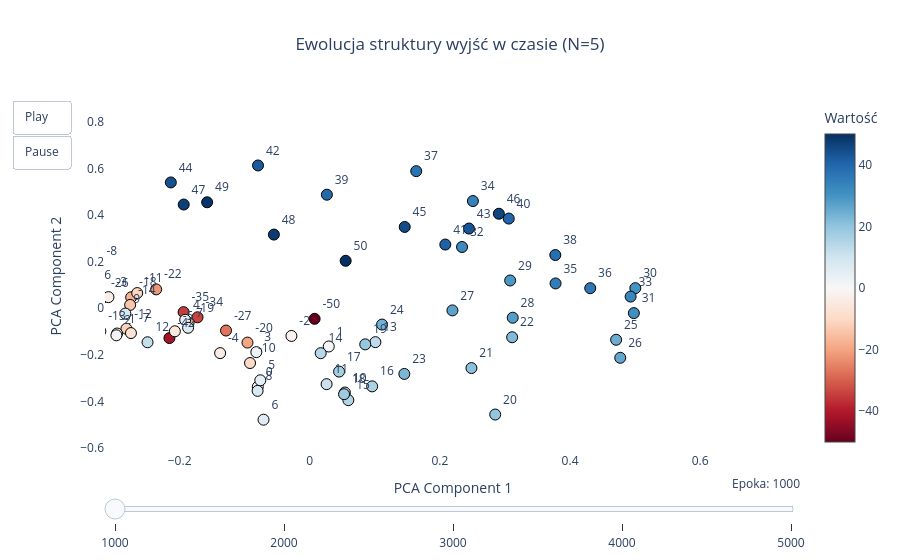

The cell this chart's notebook holds for it:
### Code cell
analizowane_epoki = [ 1000, 2000, 3000, 4000, 5000, 10000, 15000]

animate_weight_evolution(model, N=5, epochs_list=analizowane_epoki, head_idx=0)

### Figure 1 — Plotly figure (JSON) as saved in the notebook; plotly's stock layout.template omitted (floating-point values rounded to 4 significant figures)
{"data": [{"marker": {"color": [-50, -42, -35, -34, -28, -27, -26, -22, -21, -20, -19, -18, -16, -14, -13, -12, -11, -10, -8, -7, -6, -5, -4, -3, -2, -1, 0, 1, 2, 3, 4, 5, 6, 7, 8, 9, 10, 11, 12, 13, 14, 15, 16, 17, 18, 19, 20, 21, 22, 23, 24, 25, 26, 27, 28, 29, 30, 31, 32, 33, 34, 35, 36, 37, 38, 39, 40, 41, 42, 43, 44, 45, 46, 47, 48, 49, 50], "colorbar": {"title": {"text": "Wartość"}}, "colorscale": [[0, "rgb(103,0,31)"], [0.1, "rgb(178,24,43)"], [0.2, "rgb(214,96,77)"], [0.3, "rgb(244,165,130)"], [0.4, "rgb(253,219,199)"], [0.5, "rgb(247,247,247)"], [0.6, "rgb(209,229,240)"], [0.7, "rgb(146,197,222)"], [0.8, "rgb(67,147,195)"], [0.9, "rgb(33,102,172)"], [1, "rgb(5,48,97)"]], "line": {"color": "Black", "width": 1}, "showscale": true, "size": 11}, "mode": "markers+text", "text": ["-50", "-42", "-35", "-34", "-28", "-27", "-26", "-22", "-21", "-20", "-19", "-18", "-16", "-14", "-13", "-12", "-11", "-10", "-8", "-7", "-6", "-5", "-4", "-3", "-2", "-1", "0", "1", "2", "3", "4", "5", "6", "7", "8", "9", "10", "11", "12", "13", "14", "15", "16", "17", "18", "19", "20", "21", "22", "23", "24", "25", "26", "27", "28", "29", "30", "31", "32", "33", "34", "35", "36", "37", "38", "39", "40", "41", "42", "43", "44", "45", "46", "47", "48", "49", "50"], "textposition": "top right", "type": "scatter", "x": [0.007467, -0.2156, -0.1939, -0.1725, -0.3923, -0.1287, -0.3177, -0.236, -0.3805, -0.0957, -0.1861, -0.2744, -0.3446, -0.276, -0.3218, -0.2818, -0.2652, -0.09176, -0.3245, -0.2748, -0.3445, -0.2073, -0.1377, -0.3093, -0.02818, -0.2961, -0.07988, 0.02923, -0.2971, -0.0821, -0.1915, -0.07599, -0.07104, -0.187, -0.08014, -0.2834, 0.05402, 0.02592, -0.2493, 0.1009, 0.01683, 0.05929, 0.09589, 0.04507, 0.05271, 0.08528, 0.285, 0.2485, 0.3111, 0.1453, 0.1111, 0.4708, 0.4772, 0.2193, 0.3119, 0.308, 0.5004, 0.4981, 0.234, 0.4931, 0.2507, 0.3778, 0.431, 0.1637, 0.3774, 0.02635, 0.3058, 0.2083, -0.07947, 0.2447, -0.2135, 0.146, 0.2906, -0.1937, -0.05512, -0.1577, 0.05518], "y": [-0.0455, -0.1281, -0.01691, -0.03893, 0.05453, -0.09584, 0.04597, 0.08085, 0.1043, -0.1475, -0.06218, 0.04671, 0.07771, 0.01415, -0.09916, -0.08809, 0.06491, -0.2352, 0.1831, -0.1067, 0.001986, -0.09903, -0.1927, 0.04745, -0.1191, -0.1086, -0.3373, -0.1642, -0.1163, -0.1885, -0.04978, -0.3093, -0.4783, -0.08405, -0.3546, -0.02307, -0.3617, -0.3259, -0.1462, -0.1456, -0.193, -0.3945, -0.3353, -0.2719, -0.3689, -0.1551, -0.4562, -0.2569, -0.1246, -0.282, -0.07024, -0.1354, -0.2128, -0.009531, -0.04084, 0.1189, 0.08599, -0.02106, 0.2626, 0.04982, 0.4597, 0.1063, 0.08575, 0.5879, 0.2281, 0.4869, 0.3845, 0.273, 0.6123, 0.3418, 0.5396, 0.3485, 0.4052, 0.4448, 0.3158, 0.4545, 0.2034]}], "layout": {"hovermode": "closest", "plot_bgcolor": "white", "sliders": [{"currentvalue": {"font": {"size": 12}, "prefix": "Epoka: ", "visible": true, "xanchor": "right"}, "steps": [{"args": [["Epoka 1000"], {"frame": {"duration": 300, "redraw": true}, "mode": "immediate"}], "label": "1000", "method": "animate"}, {"args": [["Epoka 2000"], {"frame": {"duration": 300, "redraw": true}, "mode": "immediate"}], "label": "2000", "method": "animate"}, {"args": [["Epoka 3000"], {"frame": {"duration": 300, "redraw": true}, "mode": "immediate"}], "label": "3000", "method": "animate"}, {"args": [["Epoka 4000"], {"frame": {"duration": 300, "redraw": true}, "mode": "immediate"}], "label": "4000", "method": "animate"}, {"args": [["Epoka 5000"], {"frame": {"duration": 300, "redraw": true}, "mode": "immediate"}], "label": "5000", "method": "animate"}], "transition": {"duration": 0}, "x": 0, "y": 0}], "title": {"text": "Ewolucja struktury wyjść w czasie (N=5)", "x": 0.5}, "updatemenus": [{"buttons": [{"args": [null, {"frame": {"duration": 600, "redraw": true}, "fromcurrent": true}], "label": "Play", "method": "animate"}, {"args": [[null], {"frame": {"duration": 0, "redraw": false}, "mode": "immediate"}], "label": "Pause", "method": "animate"}], "showactive": false, "type": "buttons"}], "xaxis": {"range": [-0.3147, 0.755], "title": {"text": "PCA Component 1"}}, "yaxis": {"range": [-0.6169, 0.8932], "title": {"text": "PCA Component 2"}}}}
